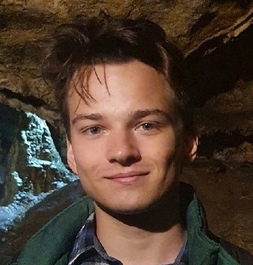
#> input picture me.jpg, 253 x 265 px
$ python rotate_45.py me.jpg out.png
#> lines starting #> are read from the running program, lines starting #| are printed output that depends on the picture
import cv2
import sys

input_path = sys.argv[1]
output_path = sys.argv[2]

img = cv2.imread(input_path)
#> img is the input picture: shape (265, 253, 3); mean B, G, R 48.2, 60.8, 78.5
(h, w) = img.shape[:2]
#> h = 265; w = 253
center = (w // 2, h // 2)
#> center = (126, 132)

rotation_matrix = cv2.getRotationMatrix2D(center, 45, 1.0)
rotated = cv2.warpAffine(img, rotation_matrix, (w, h))
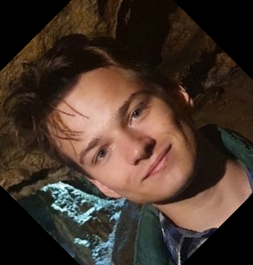
#> rotated: shape (265, 253, 3); mean B, G, R 42.6, 52.8, 69.3

cv2.imwrite(output_path, rotated)
